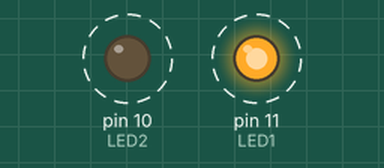
A sketch run on a simulated Arduino Uno, built with avr-gcc and run on an emulated ATmega328P. On the bench: output pins drawn as LEDs (lit = HIGH). Dashed ring = blinking.

Above: at 0.2 s.
Timing chart, 0 to 3.0 s (numbered marks = the images above):
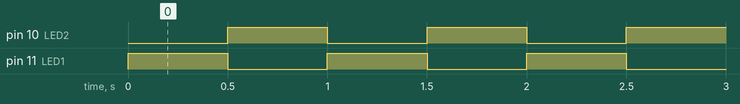

The sketch:

exercise2.ino
```cpp
#define LED1 11
#define LED2 10

void setup() {
  pinMode(LED1, OUTPUT);
  pinMode(LED2, OUTPUT);
}

void loop() {
  digitalWrite(LED1, HIGH);
  digitalWrite(LED2, LOW);
  delay(500);
  digitalWrite(LED1, LOW);
  digitalWrite(LED2, HIGH);
  delay(500);
}
```

Measured:
- by itself, pin 10 (LED2), pin 11 (LED1): alternates HIGH for 0.50 s and LOW for 0.50 s
